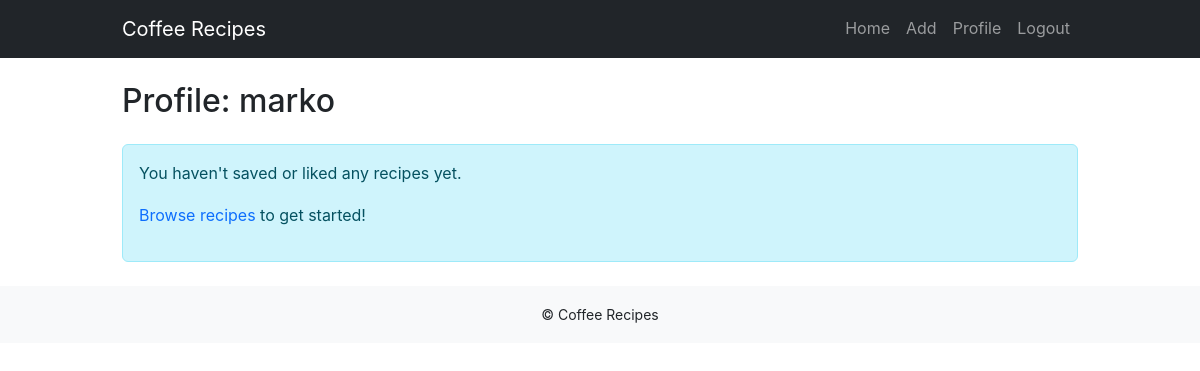
Page /profile (signed in) on the earlier database version.
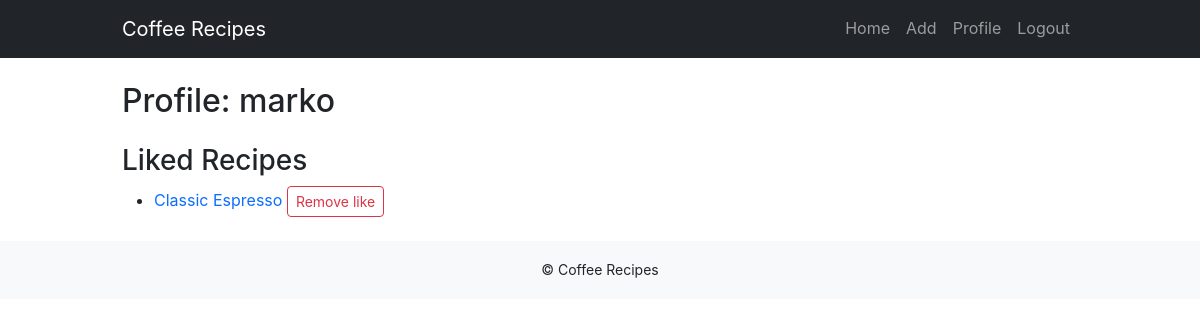
Same page on the later database version.
### app/models.py (models this page shows, shortened)
class User(UserMixin, db.Model):
    id = db.Column(db.Integer, primary_key=True)
    username = db.Column(db.String(64), unique=True, nullable=False)
    email = db.Column(db.String(120), unique=True, nullable=False)
    password_hash = db.Column(db.String(128))
    recipes = db.relationship('Recipe', backref='author', lazy='dynamic')
    liked = db.relationship('Recipe', secondary=likes, backref='liked_by', lazy='dynamic')
    saved = db.relationship('Recipe', secondary=saves, backref='saved_by', lazy='dynamic')

class Recipe(db.Model):
    id = db.Column(db.Integer, primary_key=True)
    title = db.Column(db.String(140), nullable=False)
    description = db.Column(db.Text)
    ingredients = db.Column(db.Text)
    steps = db.Column(db.Text)
    image = db.Column(db.String(200))
    image_url = db.Column(db.String(400))
    created_at = db.Column(db.DateTime, server_default=db.func.now())
    author_id = db.Column(db.Integer, db.ForeignKey('user.id'))
    tags = db.relationship('Tag', secondary=recipe_tags, backref='recipes')

### app/routes_web.py (the view)
@bp.route('/profile')
@login_required
def profile():
    user = current_user
    saved = user.saved.all()
    liked = user.liked.all()
    return render_template('profile.html', user=user, saved=saved, liked=liked)

### app/models.py (called while the page is built)
@login.user_loader
def load_user(id):
    return db.session.get(User, id)

### app/templates/profile.html (shortened to what this page needs)
{% extends 'base.html' %}
{% block content %}
  <h2>Profile: {{ user.username }}</h2>
  {% if liked %}
    <h3 class="mt-4">Liked Recipes</h3>
    <ul id="liked-list">
      {% for r in liked %}
        <li id="liked-{{ r.id }}">
          <a href="/recipe/{{ r.id }}">{{ r.title }}</a>
          <button type="button" class="btn btn-sm btn-outline-danger remove-like-btn" data-recipe-id="{{ r.id }}">Remove like</button>
        </li>
      {% endfor %}
    </ul>
  {% endif %}
  {% if not saved and not liked %}
    <div class="alert alert-info mt-4">
      <p>You haven't saved or liked any recipes yet.</p>
      <p><a href="/">Browse recipes</a> to get started!</p>
    </div>
  {% endif %}
{% endblock %}

### app/templates/base.html (shortened to what this page needs)
<!doctype html>
<html lang="en">
  <head>
    <link href="https://cdn.jsdelivr.net/npm/bootstrap@5.3.0/dist/css/bootstrap.min.css" rel="stylesheet">
    <link rel="stylesheet" href="{{ url_for('static', filename='style.css') }}">
  </head>
  <body>
    <nav class="navbar navbar-expand-lg navbar-dark bg-dark">
      <div class="container">
        <a class="navbar-brand" href="{{ url_for('web.index') }}">Coffee Recipes</a>
        <div class="collapse navbar-collapse" id="navMenu">
          <ul class="navbar-nav ms-auto mb-2 mb-lg-0">
            <li class="nav-item"><a class="nav-link" href="{{ url_for('web.index') }}">Home</a></li>
            {% if current_user.is_authenticated %}
              <li class="nav-item"><a class="nav-link" href="{{ url_for('web.add') }}">Add</a></li>
              <li class="nav-item"><a class="nav-link" href="{{ url_for('web.profile') }}">Profile</a></li>
              <li class="nav-item"><a class="nav-link" href="{{ url_for('auth.logout') }}">Logout</a></li>
            {% else %}
              <li class="nav-item"><a class="nav-link" href="{{ url_for('auth.login') }}">Login</a></li>
              <li class="nav-item"><a class="nav-link" href="{{ url_for('auth.register') }}">Register</a></li>
            {% endif %}
          </ul>
        </div>
      </div>
    </nav>
    <div class="container mt-4">
      {% block content %}{% endblock %}
    </div>
    <footer class="bg-light text-center py-3 mt-4">
      <div class="container">
        <small>© Coffee Recipes</small>
      </div>
    </footer>
  </body>
</html>

### app/static/style.css (style rules this page uses)
body { font-family: Inter, system-ui, -apple-system, 'Segoe UI', Roboto, 'Helvetica Neue', Arial; margin: 0; padding: 0; line-height: 1.6; font-size: 1rem; -webkit-font-smoothing: antialiased; -moz-osx-font-smoothing: grayscale; }
a { text-decoration: none; }
footer { background: #f8f9fa; }
.container { max-width: 980px; }

Differences in the rows shown:
added Recipe: title "Classic Espresso"
Other differences:
text no longer shown: "You haven't saved or liked any recipes yet. Browse recipes to get started!"
text now shown: "Liked Recipes"
